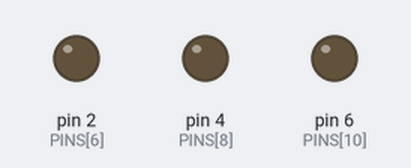
A sketch run on a simulated Arduino Uno, built with avr-gcc and run on an emulated ATmega328P. Parts: output pins drawn as LEDs (lit = HIGH).

Above: at 10.5 s.
Timing chart, 0 to 38.1 s (numbered marks = the images above):
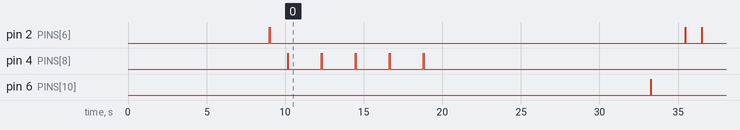

The sketch:

GoW3_arcade.ino
```cpp
//Declare variables and constants
byte PINS[18] = {
  A0, A1, A2, A3, A4, A5, 2, 3, 4, 5, 6, 7, 8, 9, 10, 11, 12, 13};
byte SND   = 0;
byte RSx   = 1;
byte RSy   = 2;
byte RT    = 3;
byte RSbtn = 4;
int RB     = 5;
int A      = 6;
int B      = 7;
int X      = 8;
int Y      = 9;
int START  = 10;
int XBOX   = 11;
int BACK   = 12;
int LB     = 13;
int LSy    = 14;
int LSx    = 15;
int LT     = 16;
int LSbtn  = 17;

//int MANTLE_DELAY=2000;

unsigned long sTime;

void resetVerticalView() {
  pressButton("RS_DOWN", 500);
  pressButton("RS_UP", 250);
}

void roll(String dirBtn) {
  setButton(dirBtn, true);
  delay(100);
  pressButton("X", 60);
  delay(200);
  setButton(dirBtn, false);
  delay(1800);
}

void setup() {
  pinMode(13, INPUT);
  digitalWrite(13, LOW);
  Serial.begin(9600);

  //resetVerticalView();

  delay(9000);
  pressButton("A", 50);
  delay(1000);

  sTime = millis();
}

void loop() {
  roll("LS_UP");
  roll("LS_UP");
  roll("LS_RIGHT");
  roll("LS_RIGHT");
  roll("LS_RIGHT");
  delay(12400);
  pressButton("START", 50);
  delay(1000);
  pressButton("LS_DOWN", 150);
  delay(1000);
  pressButton("A", 50);
  delay(1000);
  pressButton("A", 50);
  delay(15000);
}


void pressButton(String btn, int holdTime) {
  setButton(btn, true);
  delay(holdTime);
  setButton(btn, false);
}


//btn is button (A, B, X, Y, START, LS_UP, RS_LEFT, XBOX, etc.)
//b_set is true to set (press) the button, false to reset (depress)
void setButton(String btn, boolean b_set) {
  byte pin = 255;
  boolean value = HIGH;
  boolean isStick = false;
  boolean isTrigger = false;

  if (btn == "RT") {
    pin = RT;
    value = LOW;
    isTrigger = true;
  } else if (btn == "LT") {
    pin = LT;
    value = LOW;
    isTrigger = true;
  } else if (btn == "A") {
    pin = A;
  } else if (btn == "B") {
    pin = B;
  } else if (btn == "X") {
    pin = X;
  } else if (btn == "Y") {
    pin = Y;
  } else if (btn == "START") {
    pin = START;
  } else if (btn == "XBOX") {
    pin = XBOX;
  } else if (btn == "BACK") {
    pin = BACK;
  } else if (btn == "LB") {
    pin = LB;
  } else if (btn == "RB") {
    pin = RB;
  } else if (btn == "LSbtn") {
    pin = LSbtn;
  } else if (btn == "RSbtn") {
    pin = RSbtn;
  } else if (btn == "RS_UP") {
    pin = RSy;
    value = HIGH;
    isStick = true;
  } else if (btn == "RS_DOWN") {
    pin = RSy;
    value = LOW;
    isStick = true;
  } else if (btn == "RS_LEFT") {
    pin = RSx;
    value = HIGH;
    isStick = true;
  } else if (btn == "RS_RIGHT") {
    pin = RSx;
    value = LOW;
    isStick = true;
  } else if (btn == "LS_UP") {
    pin = LSy;
    value = HIGH;
    isStick = true;
  } else if (btn == "LS_DOWN") {
    pin = LSy;
    value = LOW;
    isStick = true;
  } else if (btn == "LS_LEFT") {
    pin = LSx;
    value = HIGH;
    isStick = true;
  } else if (btn == "LS_RIGHT") {
    pin = LSx;
    value = LOW;
    isStick = true;
  }

  //Joysticks
  if (isStick) {
    if (b_set) {
      pinMode(PINS[pin], OUTPUT);
      digitalWrite(PINS[pin], value);
    } else {
      digitalWrite(PINS[pin], LOW);
      pinMode(PINS[pin], INPUT);
    }
  } else if (isTrigger) {
    if (b_set) {
      digitalWrite(PINS[pin], LOW);
      pinMode(PINS[pin], OUTPUT);
    } else {
      pinMode(PINS[pin], INPUT);
    }
  } else if (PINS[pin] < 255) {
    pinMode(PINS[pin], OUTPUT);
    if (b_set) {
      digitalWrite(PINS[pin], HIGH);
    } else {
      digitalWrite(PINS[pin], LOW);
    }
  }
}
```

Measured:
- by itself, pin 2 (PINS[6]): goes LOW 26.4 s, HIGH 0.05 s, LOW 1.0 s, HIGH 0.05 s, then LOW
- by itself, pin 4 (PINS[8]): alternates HIGH for 0.06 s and LOW for 2.1 s, 10 changes in all, then stays LOW
- by itself, pin 6 (PINS[10]): LOW → HIGH at 33.3 s, → LOW 0.05 s later
